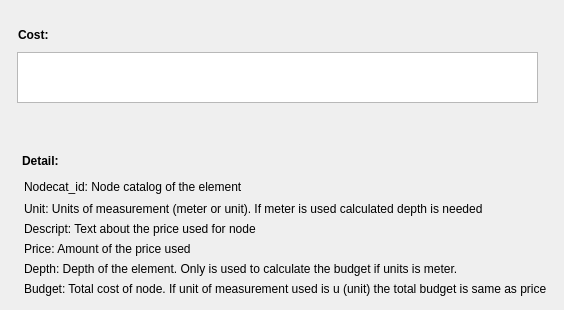
    <widget class="QWidget" name="tab_30">
     <attribute name="title">
      <string>Cost</string>
     </attribute>
     <widget class="QLabel" name="label_cost_budget">
      <property name="geometry">
       <rect>
        <x>24</x>
        <y>282</y>
        <width>531</width>
        <height>19</height>
       </rect>
      </property>
      <property name="text">
       <string>Budget: Total cost of node. If unit of measurement used is u (unit) the total budget is same as price</string>
      </property>
      <property name="alignment">
       <set>Qt::AlignLeading|Qt::AlignLeft|Qt::AlignTop</set>
      </property>
     </widget>
     <widget class="QLabel" name="label_cost_depth">
      <property name="geometry">
       <rect>
        <x>24</x>
        <y>262</y>
        <width>501</width>
        <height>19</height>
       </rect>
      </property>
      <property name="text">
       <string>Depth: Depth of the element. Only is used to calculate the budget if units is meter.</string>
      </property>
      <property name="alignment">
       <set>Qt::AlignLeading|Qt::AlignLeft|Qt::AlignTop</set>
      </property>
     </widget>
     <widget class="QLabel" name="label_cost_nodecat">
      <property name="geometry">
       <rect>
        <x>24</x>
        <y>180</y>
        <width>501</width>
        <height>19</height>
       </rect>
      </property>
      <property name="text">
       <string>Nodecat_id: Node catalog of the element</string>
      </property>
      <property name="alignment">
       <set>Qt::AlignLeading|Qt::AlignLeft|Qt::AlignTop</set>
      </property>
     </widget>
     <widget class="QLabel" name="label_cost_detail">
      <property name="geometry">
       <rect>
        <x>22</x>
        <y>154</y>
        <width>46</width>
        <height>13</height>
       </rect>
      </property>
      <property name="font">
       <font>
        <weight>75</weight>
        <bold>true</bold>
       </font>
      </property>
      <property name="text">
       <string>Detail:</string>
      </property>
     </widget>
     <widget class="QTableView" name="tbl_masterplan">
      <property name="geometry">
       <rect>
        <x>17</x>
        <y>52</y>
        <width>521</width>
        <height>51</height>
       </rect>
      </property>
      <property name="sortingEnabled">
       <bool>true</bool>
      </property>
     </widget>
     <widget class="QLabel" name="label_descript">
      <property name="geometry">
       <rect>
        <x>24</x>
        <y>222</y>
        <width>501</width>
        <height>19</height>
       </rect>
      </property>
      <property name="text">
       <string>Descript: Text about the price used for node</string>
      </property>
      <property name="alignment">
       <set>Qt::AlignLeading|Qt::AlignLeft|Qt::AlignTop</set>
      </property>
     </widget>
     <widget class="QLabel" name="label_cost_unit">
      <property name="geometry">
       <rect>
        <x>24</x>
        <y>202</y>
        <width>501</width>
        <height>19</height>
       </rect>
      </property>
      <property name="text">
       <string>Unit: Units of measurement (meter or unit). If meter is used calculated depth is needed</string>
      </property>
      <property name="alignment">
       <set>Qt::AlignLeading|Qt::AlignLeft|Qt::AlignTop</set>
      </property>
     </widget>
     <widget class="QLabel" name="label_cost_cost">
      <property name="geometry">
       <rect>
        <x>18</x>
        <y>28</y>
        <width>46</width>
        <height>13</height>
       </rect>
      </property>
      <property name="font">
       <font>
        <weight>75</weight>
        <bold>true</bold>
       </font>
      </property>
      <property name="text">
       <string>Cost:</string>
      </property>
     </widget>
     <widget class="QLabel" name="label_cost_price">
      <property name="geometry">
       <rect>
        <x>24</x>
        <y>242</y>
        <width>501</width>
        <height>19</height>
       </rect>
      </property>
      <property name="text">
       <string>Price: Amount of the price used</string>
      </property>
      <property name="alignment">
       <set>Qt::AlignLeading|Qt::AlignLeft|Qt::AlignTop</set>
      </property>
     </widget>
    </widget>
